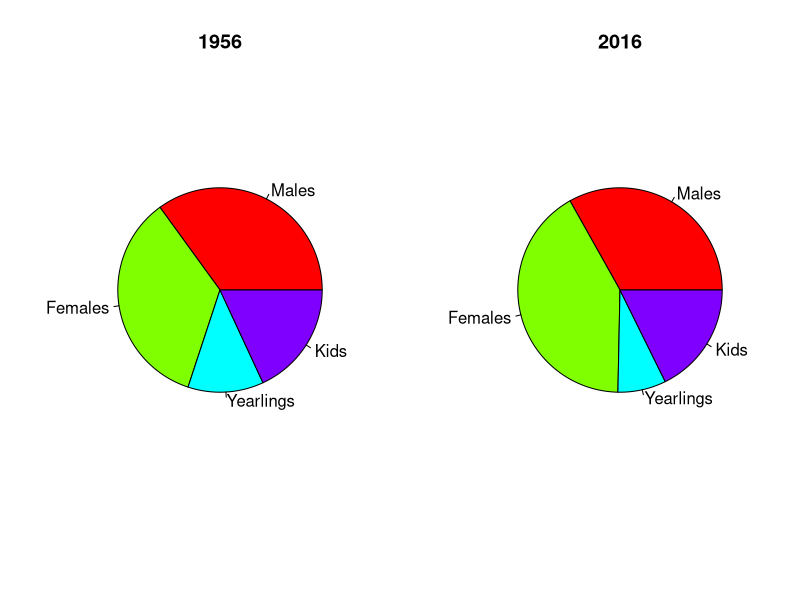

This figure's R source:
ibex_1956 <- c(681, 680, 233, 352)
ibex_2016 <- c(895, 1122, 206, 478)
names(ibex_1956) <- c("Males", "Females", "Yearlings", "Kids")
names(ibex_2016) <- c("Males", "Females", "Yearlings", "Kids")

par(mfrow = c(1,2))
pie(ibex_1956, col=rainbow(4), main="1956")
pie(ibex_2016, col=rainbow(4), main="2016")
